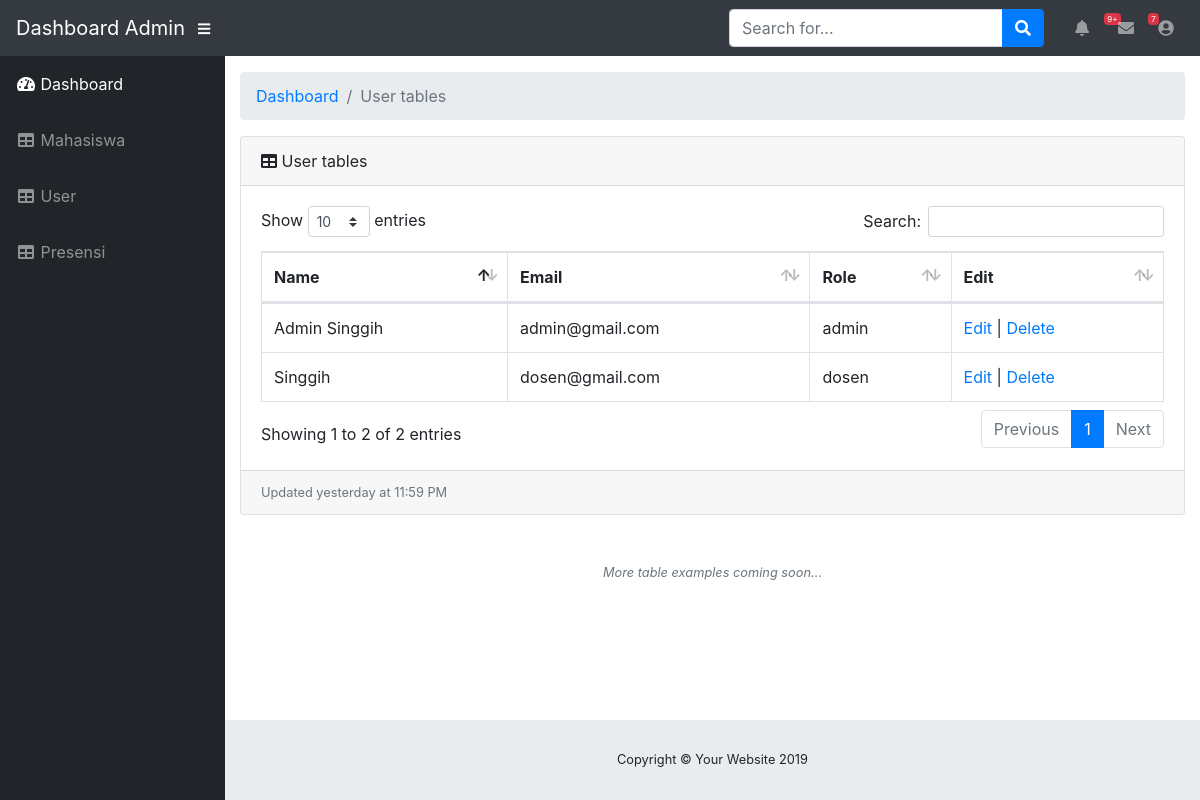
/admin/user.php (signed in), run on the app's committed database.
### tables this page shows
CREATE TABLE `user` (
  `name` varchar(50) NOT NULL,
  `email` varchar(40) NOT NULL,
  `role` varchar(10) NOT NULL,
  `password` varchar(100) NOT NULL
);

### admin/user.php (the view, shortened to what this page needs)
<?php
require 'connect.php';
$sql = "select * from user";
$query = mysqli_query($conn, $sql);
if (isset($_SESSION['login']) && $_SESSION['role'] == 'admin') {
?>
    <!DOCTYPE html>
    <html lang="en">
    <head>
        <link href="vendor/fontawesome-free/css/all.min.css" rel="stylesheet" type="text/css">
        <link href="vendor/datatables/dataTables.bootstrap4.css" rel="stylesheet">
        <link href="css/sb-admin.css" rel="stylesheet">
    </head>
    <body id="page-top">
        <nav class="navbar navbar-expand navbar-dark bg-dark static-top">
            <a class="navbar-brand mr-1" href="index.html">Dashboard Admin</a>
            <button class="btn btn-link btn-sm text-white order-1 order-sm-0" id="sidebarToggle" href="#">
                <i class="fas fa-bars"></i>
            </button>
            <form class="d-none d-md-inline-block form-inline ml-auto mr-0 mr-md-3 my-2 my-md-0">
                <div class="input-group">
                    <input type="text" class="form-control" placeholder="Search for..." aria-label="Search" aria-describedby="basic-addon2">
                    <div class="input-group-append">
                        <button class="btn btn-primary" type="button">
                            <i class="fas fa-search"></i>
                        </button>
                    </div>
                </div>
            </form>
            <ul class="navbar-nav ml-auto ml-md-0">
                <li class="nav-item dropdown no-arrow mx-1">
                    <a class="nav-link dropdown-toggle" href="#" id="alertsDropdown" role="button" data-toggle="dropdown" aria-haspopup="true" aria-expanded="false">
                        <i class="fas fa-bell fa-fw"></i>
                        <span class="badge badge-danger">9+</span>
                    </a>
                </li>
                <li class="nav-item dropdown no-arrow mx-1">
                    <a class="nav-link dropdown-toggle" href="#" id="messagesDropdown" role="button" data-toggle="dropdown" aria-haspopup="true" aria-expanded="false">
                        <i class="fas fa-envelope fa-fw"></i>
                        <span class="badge badge-danger">7</span>
                    </a>
                </li>
                <li class="nav-item dropdown no-arrow">
                    <a class="nav-link dropdown-toggle" href="#" id="userDropdown" role="button" data-toggle="dropdown" aria-haspopup="true" aria-expanded="false">
                        <i class="fas fa-user-circle fa-fw"></i>
                    </a>
                </li>
            </ul>
        </nav>
        <div id="wrapper">
            <ul class="sidebar navbar-nav">
                <li class="nav-item active">
                    <a class="nav-link" href="index.php">
                        <i class="fas fa-fw fa-tachometer-alt"></i>
                        <span>Dashboard</span>
                    </a>
                </li>
                <li class="nav-item">
                    <a class="nav-link" href="tables.php">
                        <i class="fas fa-fw fa-table"></i>
                        <span>Mahasiswa</span></a>
                </li>
                <li class="nav-item">
                    <a class="nav-link" href="user.php">
                        <i class="fas fa-fw fa-table"></i>
                        <span>User</span></a>
                </li>
                <li class="nav-item">
                    <a class="nav-link" href="presensi.php">
                        <i class="fas fa-fw fa-table"></i>
                        <span>Presensi</span></a>
                </li>
            </ul>
            <div id="content-wrapper">
                <div class="container-fluid">
                    <ol class="breadcrumb">
                        <li class="breadcrumb-item">
                            <a href="#">Dashboard</a>
                        </li>
                        <li class="breadcrumb-item active">User tables</li>
                    </ol>
                    <div class="card mb-3">
                        <div class="card-header">
                            <i class="fas fa-table"></i>
                            User tables
                        </div>
                        <div class="card-body">
                            <div class="table-responsive">
                                <table class="table table-bordered" id="dataTable" width="100%" cellspacing="0">
                                    <thead>
                                        <th>Name</th>
                                        <th>Email</th>
                                        <th>Role</th>
                                        <th>Edit</th>
                                    </thead>
                                    <tbody>
                                        <?php
                                        while ($result = mysqli_fetch_assoc($query)) :
                                        ?>
                                            <tr>
                                                <td><?= $result['name']  ?></td>
                                                <td><?= $result['email']  ?></td>
                                                <td><?= $result['role']  ?></td>
                                                <td><a href="edit-user.php?email=<?= $result['email'] ?>">Edit</a> | <a onclick="return confirm('Are you sure to delete this data?')" href="delete-user.php?email=<?= $result['email'] ?>">Delete</a></td>
                                            </tr>
                                        <?php endwhile; ?>
                                    </tbody>
                                </table>
                            </div>
                        </div>
                        <div class="card-footer small text-muted">Updated yesterday at 11:59 PM</div>
                    </div>
                    <p class="small text-center text-muted my-5">
                        <em>More table examples coming soon...</em>
                    </p>
                </div>
                <footer class="sticky-footer">
                    <div class="container my-auto">
                        <div class="copyright text-center my-auto">
                            <span>Copyright © Your Website 2019</span>
                        </div>
                    </div>
                </footer>
            </div>
        </div>
    </body>
    </html>
<?php
} else {
    echo "You can't access this page unless you <a href='login.php'>Log in</a> as an Admin.";
}
?>

### data on the page
user: name "Admin Singgih", email "admin@gmail.com", role "admin"
user: name "Singgih", email "dosen@gmail.com", role "dosen"
